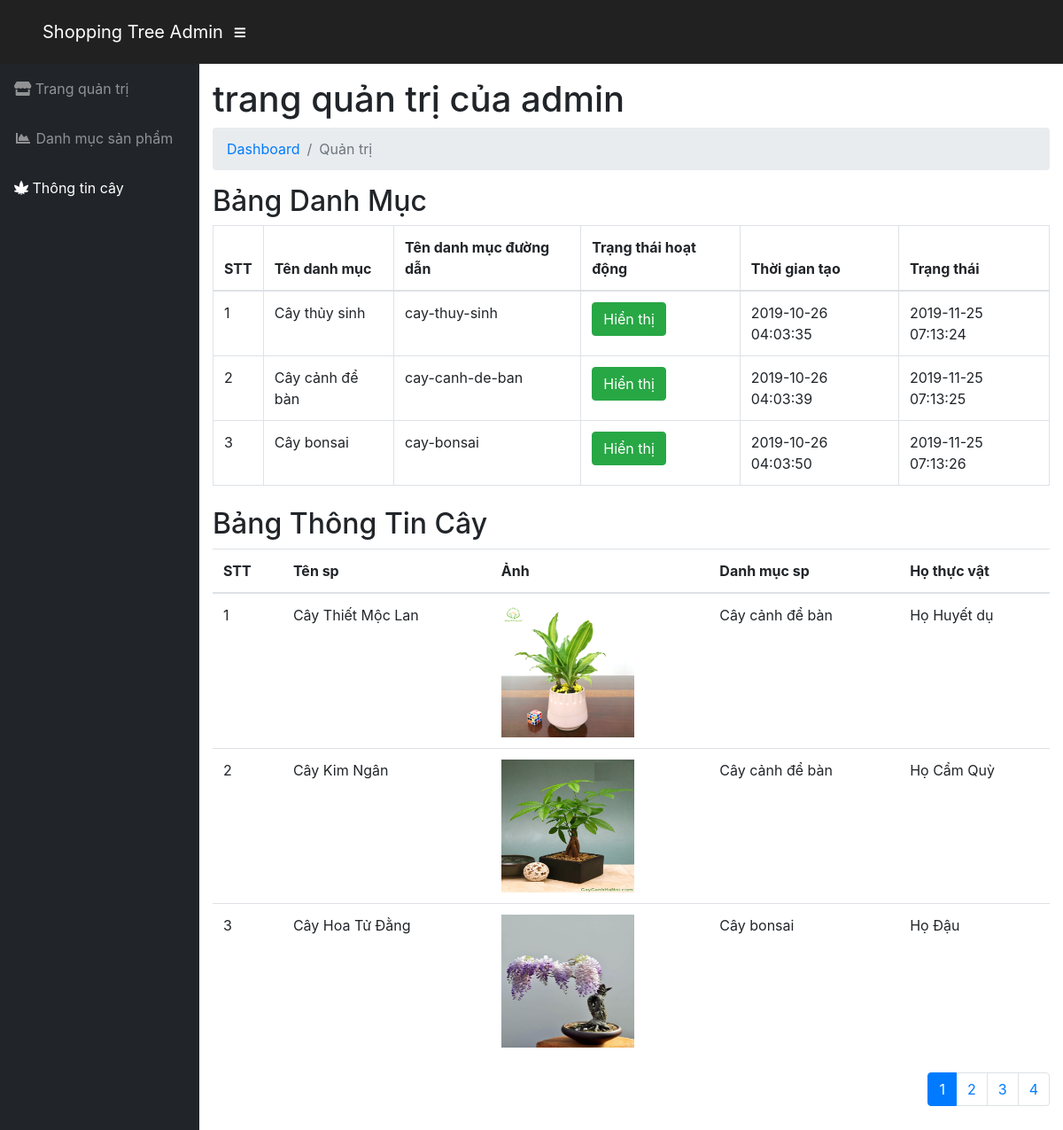
The app's page /admin/index.php with its own data.
### tables this page shows
CREATE TABLE IF NOT EXISTS `danhmucsanpham` (
`id` int(11) NOT NULL,
  `tendanhmuc` varchar(100) DEFAULT NULL,
  `danhmucduongdan` varchar(100) DEFAULT NULL,
  `trangthai` tinyint(4) DEFAULT '1',
  `thoigiantao` timestamp NULL DEFAULT CURRENT_TIMESTAMP,
  `capnhapluc` timestamp NULL DEFAULT CURRENT_TIMESTAMP ON UPDATE CURRENT_TIMESTAMP
);

CREATE TABLE IF NOT EXISTS `sanpham` (
`id` int(11) NOT NULL,
  `tensanpham` varchar(200) DEFAULT NULL,
  `sanphamduongdan` varchar(200) DEFAULT NULL,
  `dacdiem` text NOT NULL,
  `ynghiaphongthuy` text NOT NULL,
  `phanbo` varchar(100) DEFAULT NULL,
  `anhsanpham` varchar(100) DEFAULT NULL,
  `danhmuc_id` int(11) DEFAULT NULL,
  `mota` text,
  `hothucvat` varchar(200) DEFAULT NULL,
  `chieucao` varchar(150) DEFAULT NULL,
  `chamsoc` text,
  `thoigiantao` timestamp NULL DEFAULT NULL,
  `capnhapluc` timestamp NULL DEFAULT NULL ON UPDATE CURRENT_TIMESTAMP
);

### libraries/Function.php (called while the page is built, shortened)
<?php
    function duongdan()
    {
        return $url = "http://localhost:8080/ShoppingTree/";
    }
    function modules($url)
    {
        return duongdan() . "admin/modules/" . $url;
    }
?>

### libraries/Database.php (called while the page is built, shortened)
<?php
    class Database
    {
        public $link;
        public function __construct()
        {
            $this->link = mysqli_connect("localhost","root","","webtreeshow") or die ();
            mysqli_set_charset($this->link,"utf8");
        }
        public function countTable($table)
        {
            $sql = "SELECT id FROM  {$table}";
            $result = mysqli_query($this->link, $sql) or die("Lỗi Truy Vấn countTable----" .mysqli_error($this->link));
            $num = mysqli_num_rows($result);
            return $num;
        }
         public function fetchAll($table)
        {
            $sql = "SELECT * FROM {$table} WHERE 1" ;
            $result = mysqli_query($this->link,$sql) or die("Lỗi Truy Vấn fetchAll " .mysqli_error($this->link));
            $data = [];
            if( $result)
            {
                while ($num = mysqli_fetch_assoc($result))
                {
                    $data[] = $num;
                }
            }
            return $data;
        }
         public  function fetchJone($table,$sql ,$page = 0,$row ,$pagi = false )
        {
            $data = [];
            if ($pagi == true )
            {
                $total = $this->countTable($table);
                $sotrang = ceil($total / $row);
                $start = ($page - 1 ) * $row ;
                $sql .= " LIMIT $start,$row";
                $data = [ "page" => $sotrang];
                $result = mysqli_query($this->link,$sql) or die("Lỗi truy vấn fetchJone ---- " .mysqli_error($this->link));
            }
            else
            {
                $result = mysqli_query($this->link,$sql) or die("Lỗi truy vấn fetchJone ---- " .mysqli_error($this->link));
            }
            if( $result)
            {
                while ($num = mysqli_fetch_assoc($result))
                {
                    $data[] = $num;
                }
            }
            return $data;
        }
    }
?>

### autoload/autoload.php (called while the page is built, shortened)
<?php
    require_once __DIR__. "/../libraries/Database.php";
    require_once __DIR__. "/../libraries/Function.php";
    $db = new Database;
    $danhmucsanpham = $db -> fetchAll("danhmucsanpham");
?>

### admin/index.php (the view, shortened to what this page needs)
<?php
    $open = "sanpham";
    require_once __DIR__. "/../autoload/autoload.php";
    $danhmucsanpham = $db -> fetchAll("danhmucsanpham");
    if( isset($_GET['page']) )
    {
        $p = $_GET['page'];
    }
    else
    {
        $p = 1;
    }
    $sql = "SELECT sanpham.*, danhmucsanpham.tendanhmuc as namecate FROM sanpham LEFT JOIN danhmucsanpham on danhmucsanpham.id = sanpham.danhmuc_id";
    $sanpham = $db -> fetchJone('sanpham', $sql, $p, 3, true);
    if( isset($sanpham['page']) )
    {
        $sotrang = $sanpham['page'];
        unset( $sanpham['page'] );
    }
?>
<?php require_once __DIR__. "/layouts/header.php";  ?>
<div id="content-wrapper">
    <div class="container-fluid">
    <h1>trang quản trị của admin</h1>
        <ol class="breadcrumb">
            <li class="breadcrumb-item">
                <a href="#">Dashboard</a>
            </li>
            <li class="breadcrumb-item active">Quản trị</li>
        </ol>
        <h2>Bảng Danh Mục</h2>
        <table class="table table-bordered">
            <thead>
                <tr>
                    <th>STT</th>
                    <th>Tên danh mục</th>
                    <th>Tên danh mục đường dẫn</th>
                    <th>Trạng thái hoạt động</th>
                    <th>Thời gian tạo</th>
                    <th>Trạng thái</th>
                </tr>
            </thead>
            <tbody>
                <?php $stt = 1; foreach($danhmucsanpham as $item) : ?>
                    <tr>
                        <td><?php echo $stt ?></td>
                        <td><?php echo $item['tendanhmuc'] ?></td>
                        <td><?php echo $item['danhmucduongdan'] ?></td>
                        <td>
                            <a class="btn <?php echo $item['trangthai'] == 1 ? 'btn-success' : 'btn-danger' ?>" href="trangthai.php?id=<?php echo $item['id'] ?>">
                                <?php echo $item['trangthai'] == 1 ? 'Hiển thị' : 'Ẩn' ?>
                            </a>
                        </td>
                        <td><?php echo $item['thoigiantao'] ?></td>
                        <td><?php echo $item['capnhapluc'] ?></td>
                    </tr>
                <?php $stt++; endforeach ?>
            </tbody>
        </table>
        <h2 class="mt-4">Bảng Thông Tin Cây</h2>
        <table class="table">
                <thead>
                    <tr class="filters">
                        <th>STT</th>
                        <th>Tên sp</th>
                        <th>Ảnh</th>
                        <th>Danh mục sp</th>
                        <th>Họ thực vật</th>
                    </tr>
                </thead>
                <tbody>
                    <?php $stt = 1; foreach($sanpham as $item) : ?>
                        <tr>
                            <td><?php echo $stt ?></td>
                            <td><?php echo $item['tensanpham'] ?></td>
                            <td>
                                <img src="<?php echo duongdan() ?>/public/uploads/sanpham/<?php echo $item['anhsanpham'] ?>" width="150px" height="150px">
                            </td>
                            <td><?php echo $item['namecate'] ?></td>
                            <td><?php echo $item['hothucvat'] ?></td>
                        </tr>
                    <?php $stt++; endforeach ?>
                </tbody>
        </table>
        <div class="float-right">
            <nav aria-label="Page navigation">
                <ul class="pagination">
                    <?php for( $i = 1; $i <= $sotrang; $i++ ) : ?>
                        <?php
                            if( isset($_GET['page']) )
                            {
                                $p = $_GET['page'];
                            }
                            else
                            {
                                $p = 1;
                            }
                        ?>
                        <li class="<?php echo ($i == $p) ? 'active' : '' ?> page-item">
                            <a href="?page=<?php echo $i; ?>" class="page-link"><?php echo $i; ?></a>
                        </li>
                    <?php endfor; ?>
                </ul>
            </nav>
        </div>
    </div>
</div>
<?php require_once __DIR__. "/layouts/footer.php";  ?>

### admin/layouts/header.php (shortened to what this page needs)
<!DOCTYPE html>
<html lang="en">
<head>
  <link href="<?php echo duongdan() ?>public/admin/vendor/fontawesome-free/css/all.min.css" rel="stylesheet" type="text/css">
  <link href="<?php echo duongdan() ?>public/admin/vendor/datatables/dataTables.bootstrap4.css" rel="stylesheet">
  <link href="<?php echo duongdan() ?>public/admin/css/sb-admin.css" rel="stylesheet">
  <link href="<?php echo duongdan() ?>public/admin/css/style.css" rel="stylesheet">
</head>
<body id="page-top">
  <nav class="navbar navbar-expand navbar-dark bg-dark static-top">
    <a class="navbar-brand mr-1" href="<?php echo duongdan()?>index.php">Shopping Tree Admin</a>
    <button class="btn btn-link btn-sm text-white order-1 order-sm-0" id="sidebarToggle" href="#">
      <i class="fas fa-bars"></i>
    </button>
  </nav>
  <div id="wrapper">
    <ul class="sidebar navbar-nav">
      <li class="nav-item">
        <a class="nav-link" href="<?php echo duongdan()?>admin/index.php">
          <i class="fas fa-store"></i>
          <span>Trang quản trị</span>
        </a>
      </li>
      <li class="nav-item <?php echo isset($open) && $open == 'danhmucsanpham' ? 'active' : '' ?>">
        <a class="nav-link" href="<?php echo modules("danhmucsanpham") ?>">
          <i class="fas fa-fw fa-chart-area"></i>
          <span>Danh mục sản phẩm</span>
        </a>
      </li>
      <li class="nav-item <?php echo isset($open) && $open == 'sanpham' ? 'active' : '' ?>">
        <a class="nav-link" href="<?php echo modules("sanpham") ?>">
          <i class="fas fa-cannabis"></i>
          <span>Thông tin cây</span>
        </a>
      </li>
    </ul>

### admin/layouts/footer.php (shortened to what this page needs)
  </div>
</body>
</html>

### public/frontend/css/style.css (style rules this page uses)
:root { --mainBlack: #212121; --mainGreen: #44bd32; --mainWhite: #fff; }
body { width: 100%; height: 100%; margin: 0; padding: 0; }
body .navbar { background: var(--mainBlack) !important; padding: 1rem 3rem; }

### records on screen
danhmucsanpham: tendanhmuc "Cây thủy sinh", danhmucduongdan "cay-thuy-sinh", trangthai "Hiển thị", thoigiantao "2019-10-26 04:03:35", capnhapluc "2019-11-25 07:13:24"
danhmucsanpham: tendanhmuc "Cây cảnh để bàn", danhmucduongdan "cay-canh-de-ban", trangthai "Hiển thị", thoigiantao "2019-10-26 04:03:39", capnhapluc "2019-11-25 07:13:25"
danhmucsanpham: tendanhmuc "Cây bonsai", danhmucduongdan "cay-bonsai", trangthai "Hiển thị", thoigiantao "2019-10-26 04:03:50", capnhapluc "2019-11-25 07:13:26"
sanpham: tensanpham "Cây Thiết Mộc Lan", anhsanpham (picture), danhmucsanpham.tendanhmuc "Cây cảnh để bàn", hothucvat "Họ Huyết dụ"
sanpham: tensanpham "Cây Kim Ngân", anhsanpham (picture), danhmucsanpham.tendanhmuc "Cây cảnh để bàn", hothucvat "Họ Cẩm Quỳ"
sanpham: tensanpham "Cây Hoa Tử Đằng", anhsanpham (picture), danhmucsanpham.tendanhmuc "Cây bonsai", hothucvat "Họ Đậu"
